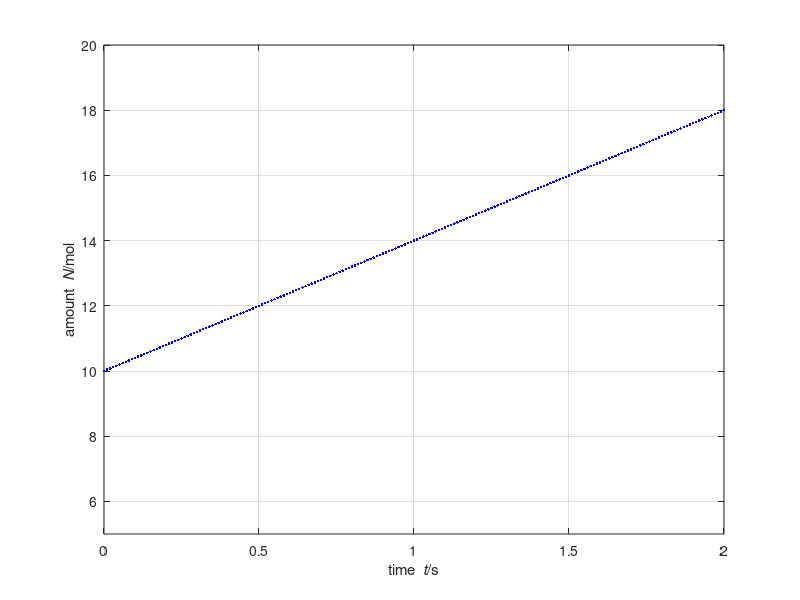

Reproduce this figure in MATLAB.
%%% Numerical simulation for amount of substance in volume

%% Initial conditions
t = 0; % s: initial time
N = 10; % mol: amount of substance

%% Boundary conditions
J = 4; % mol/s: influx, constant
R = 0; % mol/s: supply, constant

%% Parameters for time loop
t1 = 2; % s: final time
dt = 0.01; % s: time step %@

%% Plotting
dtplot = t1/360; % time interval between plots
tplot = dtplot; % time for next plot
figure
plot(t, N, 'b.')
xlim([0, t1]);
ylim([5, 20]);
xlabel('time {\it t}/s');
ylabel('amount {\it N}/mol');
grid on;
hold on; %@

%% numerical time integration
while t < t1
  %% step forward in time with balance laws
  t = t + dt;
  N = N + (J + R) * dt; %Q

  %% plot
  if t > tplot
    plot(t, N, '.b')
    pause(0)
    tplot = tplot + dtplot;
  end %@
end
